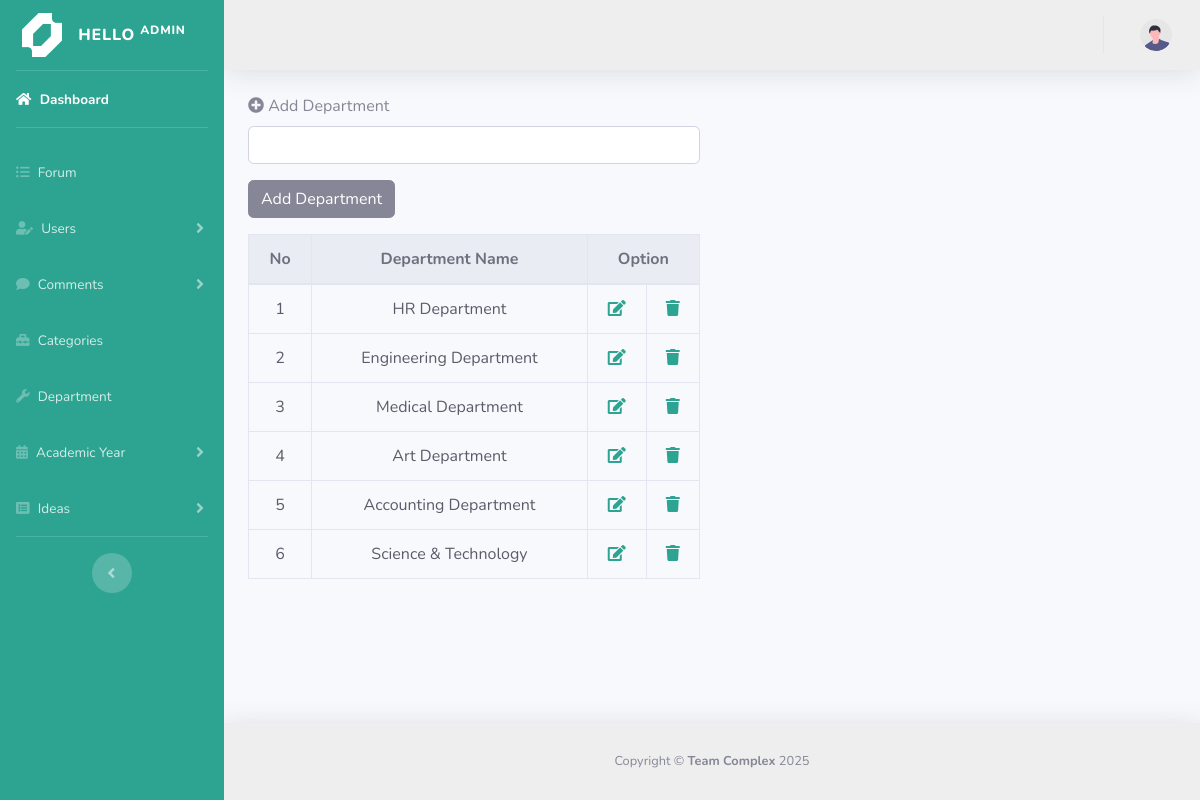
Screenshot of /admin/department.php with the database file from the repository.
### tables this page shows
CREATE TABLE `department` (
  `dept_id` int NOT NULL AUTO_INCREMENT,
  `dept_name` varchar(255) NOT NULL,
  PRIMARY KEY (`dept_id`)
);

### admin/department.php (the view, shortened to what this page needs)
<?php include "include/header.php"; ?>
<body id="page-top">
    <div id="wrapper">
        <?php include "include/sidebar.php"; ?>
        <div id="content-wrapper" class="d-flex flex-column" >
            <div id="content">
                <?php include "include/topbar.php"; ?>
                <div class="container-fluid">
                    <div class="row">
                        <div class="col-lg-6">
                            <div class="col-xs-6">
                                <form action="" method="post">
                                    <div class="form-group">
                                        <label for="categoryname"><i class="fas fa-plus-circle"></i> Add Department</label>
                                        <input type="text" name=dept_name class="form-control" required>
                                    </div>
                                    <div class="form-group">
                                        <input class="btn btn-secondary" type="submit" name=submit value="Add Department">
                                    </div>
                                </form>
                            </div>
                            <div class="col-xs-6">
                                <table class="table table-bordered table-hover text-center text-dark">
                                    <thead class="thead-light">
                                        <tr>
                                            <th>No</th>
                                            <th>Department Name</th>
                                            <th colspan='2'>Option</th>
                                        </tr>
                                    </thead>
                                    <tbody>
                                        <?php
                                        global $connection;
                                        $i=  0;
                                        $query             =  "SELECT * FROM department";
                                        $select_department =  mysqli_query($connection, $query);
                                            while($row = mysqli_fetch_assoc($select_department)){
                                                $i++;
                                                $dept_id   =  $row['dept_id'];
                                                $dept_name =  $row['dept_name'];
                                                echo "<tr>";
                                                    echo "<td> $i</td>";
                                                    echo "<td> $dept_name </td>";
                                                    echo "<td> <a href='department.php?edit=$dept_id'> <i class='fas fa-edit'></i> </a> </td>";
                                                    echo "<td> <a href='department.php?delete=$dept_id'> <i class='fas fa-trash'></i> </a> </td>";
                                                echo "</tr>";
                                            }
                                         ?>
                                    </tbody>
                                </table>
                            </div>
                        </div>
                    </div>
                </div>
            </div>
<?php include "include/footer.php"; ?>

### rows the page displays
department: dept_name "HR Department"
department: dept_name "Engineering Department"
department: dept_name "Medical Department"
department: dept_name "Art Department"
department: dept_name "Accounting Department"
department: dept_name "Science & Technology"
